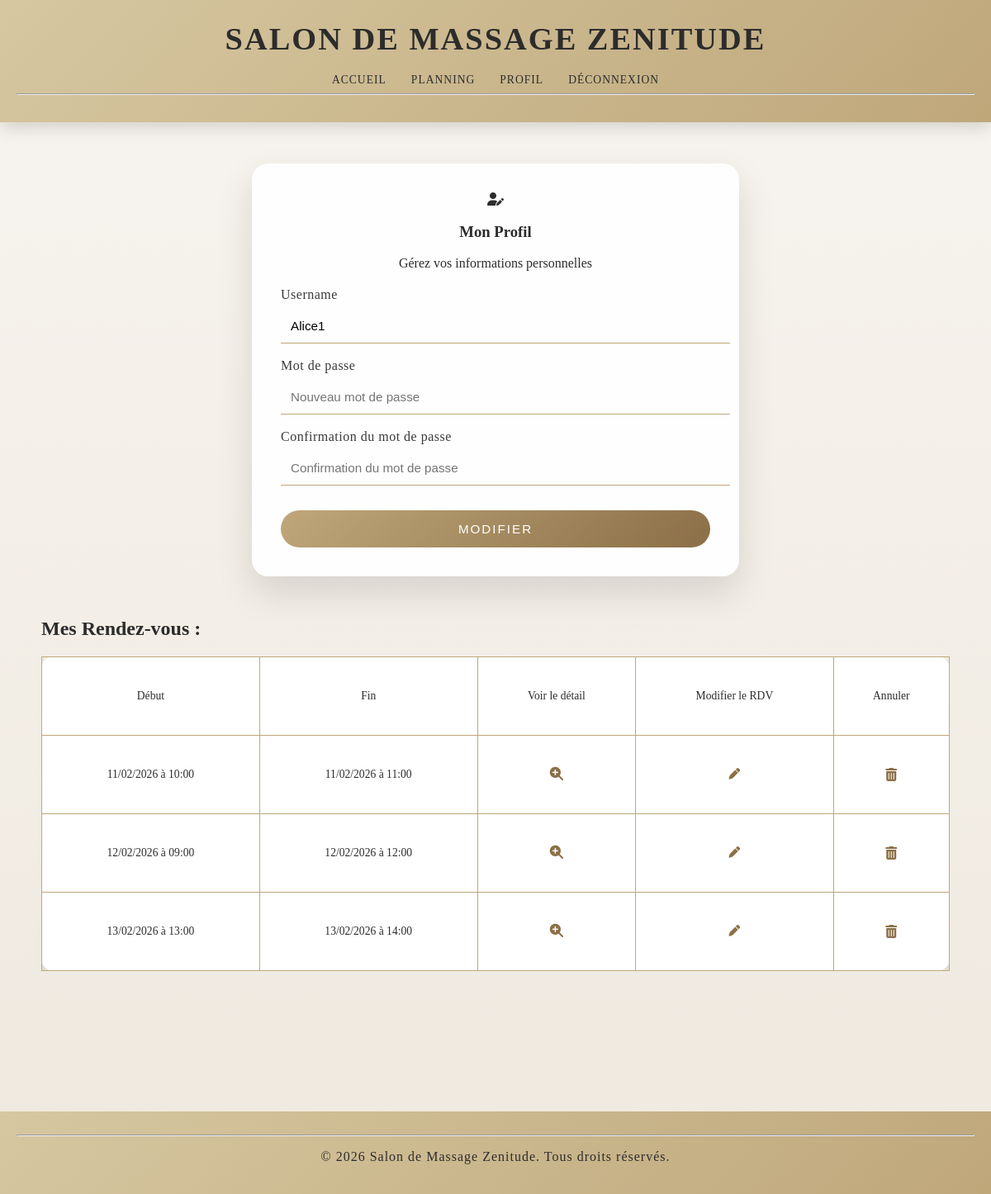
The page /pages/profil.php (signed in) on the database its author committed.
### tables this page shows
CREATE TABLE `user` (
  `id` int(11) NOT NULL,
  `username` varchar(255) NOT NULL,
  `password` varchar(255) NOT NULL
);

CREATE TABLE `event` (
  `id` int(11) NOT NULL,
  `event_title` varchar(255) NOT NULL,
  `description` text NOT NULL,
  `start_date` datetime NOT NULL,
  `end_date` datetime NOT NULL,
  `creator_id` int(11) NOT NULL
);

### includes/tools.php (called while the page is built, shortened)
<?php
function get_information_user($pdo, $id){
    $sql = "SELECT * FROM user WHERE id = :id";
    $query = $pdo->prepare($sql);
    $query->execute([':id' => $id]);
    return $query->fetch(PDO::FETCH_ASSOC);
}
function get_days(){
    $semaine = [];
    $debut = strtotime("monday this week");
    for ($i = 0; $i < 7; $i++) {
        array_push($semaine, date("Y-m-d", $debut));
        $debut = strtotime("+1 day", $debut);
    }
    return $semaine;
}
function event_by_user_in_week($pdo, $creator_id, $startWeek, $endWeek){
    $sql = "SELECT * FROM event WHERE creator_id = :creator_id AND start_date < :end AND end_date > :start ORDER BY start_date ASC";
    $query = $pdo->prepare($sql);
    $query->execute([':creator_id'  => $creator_id, ':start' => $startWeek, ':end'   => $endWeek]);
    return $query->fetchAll(PDO::FETCH_ASSOC);
}

### pages/profil.php (the view, shortened to what this page needs)
<?php
include '../includes/config.php';
include '../includes/header.php';
include '../includes/tools.php';
$information = get_information_user($pdo, $_SESSION['id']);
$semaine = get_days();
$debutSemaine = date('Y-m-d 00:00:00', strtotime(min($semaine)));
$finSemaine = date('Y-m-d 23:59:59', strtotime(max($semaine)));
$events = event_by_user_in_week($pdo, $_SESSION['id'], $debutSemaine, $finSemaine);
?>
<section class="container-form">
    <article class="auth-header">
        <i class="auth-icon fa-solid fa-user-pen"></i>
        <h1 class="title-profile">Mon Profil</h1>
        <p class="subtitle">Gérez vos informations personnelles</p>
    </article>
    <form action="" method="POST">
        <label for="username">Username</label>
        <input type="text" name="username" id="username" value="<?php echo htmlspecialchars($information['username']); ?>">
        <label for="password">Mot de passe</label>
        <input type="password" name="password" id="password" placeholder="Nouveau mot de passe">
        <label for="confirm_password">Confirmation du mot de passe</label>
        <input type="password" name="confirm_password" id="confirm_password" placeholder="Confirmation du mot de passe">
        <input type="submit" value="Modifier">
    </form>
</section>
<?php
if(!empty($events)){
    echo'  <section>
    <h2>Mes Rendez-vous :</h2>
    <div class="table-container">
        <table>
            <thead>
                <tr>
                    <td>Début</td>
                    <td>Fin</td>
                    <td>Voir le détail</td>
                    <td>Modifier le RDV</td>
                    <td>Annuler</td>
                </tr>
            </thead>
            <tbody>';
                foreach ($events as $event) {
                    echo '<tr>
                        <td>' . htmlspecialchars(date("d/m/Y", strtotime($event['start_date']))) . ' à ' . htmlspecialchars(date("H:i", strtotime($event['start_date']))) . '</td>
                        <td>' . htmlspecialchars(date("d/m/Y", strtotime($event['end_date']))) . ' à ' . htmlspecialchars(date("H:i", strtotime($event['end_date']))) . '</td>
                        <td>
                            <a href="reservation_detail.php?id=' . $event['id'] . '">
                                <i class="fa-solid fa-magnifying-glass-plus"></i>
                            </a>
                        </td>
                        <td>
                            <a href="reservation-form.php?id=' . $event['id'] . '">
                                <i class="fa-solid fa-pen"></i>
                            </a>
                        </td>
                        <td>
                            <form method="POST">
                                <input type="hidden" name="delete" value="' . htmlspecialchars($event['id']) . '">
                                <button type="submit" class="trash">
                                    <i class="fas fa-trash-alt"></i>
                                </button>
                            </form>
                        </td>
                    </tr>';
                }
            echo '</tbody>
        </table>
    </div>
</section>';
}
?>
<?php include '../includes/footer.php'; ?>

### css/style.css (style rules this page uses)
body { font-family: 'Playfair Display', 'Poppins', serif; background: linear-gradient(180deg, #f7f4ef, #efe9df); color: #2c2c2c; margin: 0; padding: 0; }
a { color: #8b6f47; text-decoration: none; font-weight: 500; }
section { margin-bottom: 60px; }
.container-form { background: rgba(255, 255, 255, 0.95); padding: 35px; border-radius: 20px; box-shadow: 0 20px 45px rgba(0,0,0,0.12); max-width: 520px; margin: 0 auto 50px auto; }
form label { display: block; margin-top: 18px; font-weight: 500; letter-spacing: 0.5px; color: #3a3a3a; }
form input, form select, form textarea { width: 100%; padding: 12px; margin-top: 8px; border: none; border-bottom: 1px solid #bfa77a; background: transparent; font-size: 0.95em; transition: border 0.3s; }
form input[type="submit"] { margin-top: 30px; width: 100%; padding: 14px; background: linear-gradient(135deg, #bfa77a, #8b6f47); border: none; border-radius: 40px; color: white; font-size: 0.95em; letter-spacing: 2px; text-transform: uppercase; cursor: pointer; transition: transform 0.2s, box-shadow 0.2s; }
.auth-header { text-align: center; margin-bottom: 20px; }
.table-container { width: 100%; overflow-x: auto; }
.table-container table { min-width: 700px; width: 100%; border-collapse: collapse; background: white; border-radius: 15px; box-shadow: 0 18px 40px rgba(0,0,0,0.12); table-layout: auto; }
table th, table td { padding: 12px; font-size: 0.85em; border: 1px solid #bfa77a; height: 70px; vertical-align: middle; overflow: hidden; text-align: center; }
.trash { background: none; border: none; cursor: pointer; }
.fa-magnifying-glass-plus, .fa-trash-alt { font-size: 1.2em; color: #8b6f47; }

### rows shown on the page
user: username "Alice1"
event: start_date "11/02/2026", start_date "10:00", end_date "11/02/2026", end_date "11:00"
event: start_date "12/02/2026", start_date "09:00", end_date "12/02/2026", end_date "12:00"
event: start_date "13/02/2026", start_date "13:00", end_date "13/02/2026", end_date "14:00"
